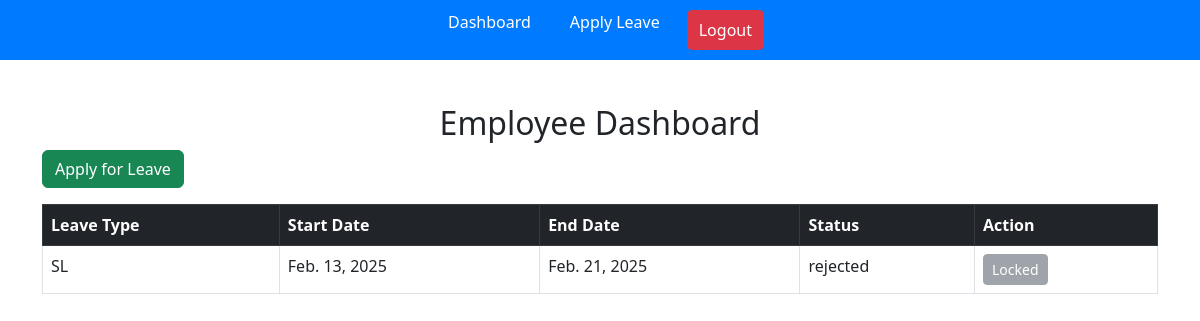
The app's page /leave/dashboard/ (signed in) with its own data.
### leaves/models.py (models this page shows, shortened)
class Leave(models.Model):
    LEAVE_TYPES = [
        ('PL', 'Privilege Leave'),
        ('CL', 'Casual Leave'),
        ('SL', 'Sick Leave'),
        ('LWP', 'Leave Without Pay'),
    ]
    STATUS_CHOICES = [
        ('pending', 'Pending'),
        ('approved', 'Approved'),
        ('rejected', 'Rejected'),
    ]
    employee = models.ForeignKey(User, on_delete=models.CASCADE)
    leave_type = models.CharField(max_length=3, choices=LEAVE_TYPES)
    reason = models.CharField(max_length=200)
    start_date = models.DateField()
    end_date = models.DateField()
    total_days = models.IntegerField(null=False, blank=False)
    status = models.CharField(max_length=10, choices=STATUS_CHOICES, default='pending')
    approved_by = models.ForeignKey(User, on_delete=models.SET_NULL, null=True, blank=True, related_name='approved_leaves')

### leaves/views.py (the view)
# urls.py: path('dashboard/', dashboard, name='dashboard'),
@login_required
def dashboard(request):
    if request.user.is_staff:
        leaves = Leave.objects.all()
        return render(request, 'admin_dashboard.html', {'leaves': leaves})
    else:
        leaves = Leave.objects.filter(employee=request.user)
        return render(request, 'employee_dashboard.html', {'leaves': leaves})

### leaves/templates/employee_dashboard.html
{% extends 'base.html' %}
{% block content %}
<div class="container mt-4">
    <h2 class="text-center">Employee Dashboard</h2>
    <a href="{% url 'apply_leave' %}" class="btn btn-success mb-3">Apply for Leave</a>
    <table class="table table-bordered">
        <thead class="table-dark">
            <tr>
                <th>Leave Type</th>
                <th>Start Date</th>
                <th>End Date</th>
                <th>Status</th>
                <th>Action</th>
            </tr>
        </thead>
        <tbody>
            {% for leave in leaves %}
            <tr>
                <td>{{ leave.leave_type }}</td>
                <td>{{ leave.start_date }}</td>
                <td>{{ leave.end_date }}</td>
                <td>{{ leave.status }}</td>
                <td>
                    {% if leave.status == "pending" %}
                        <a href="{% url 'edit_leave' leave.id %}" class="btn btn-warning btn-sm">Edit</a>
                    {% else %}
                        <button class="btn btn-secondary btn-sm" disabled>Locked</button>
                    {% endif %}
                </td>
            </tr>
            {% endfor %}
        </tbody>
    </table>
</div>
{% endblock %}

### records on screen
Leave: leave_type "SL", start_date "Feb. 13, 2025", end_date "Feb. 21, 2025", status "rejected", shows "Locked"
